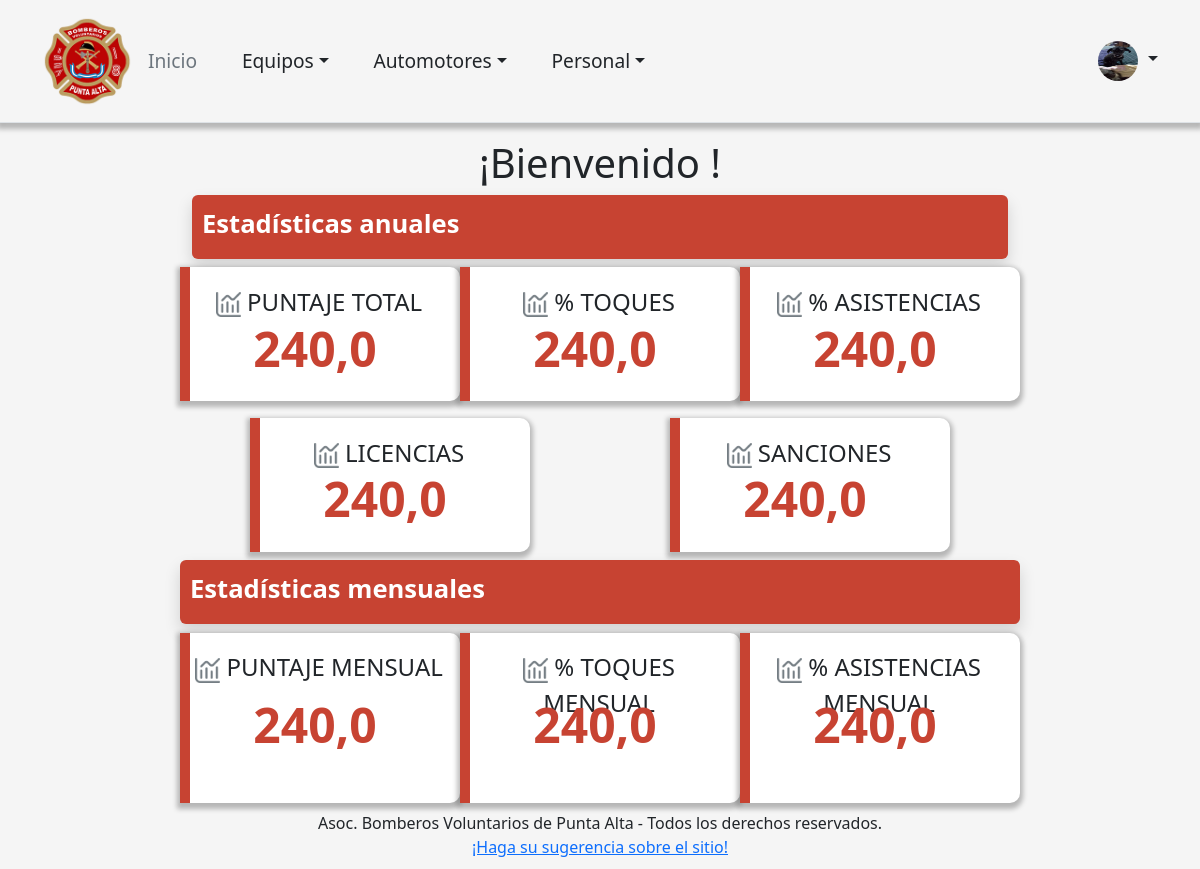
The app's page /inicio (signed in), older data.
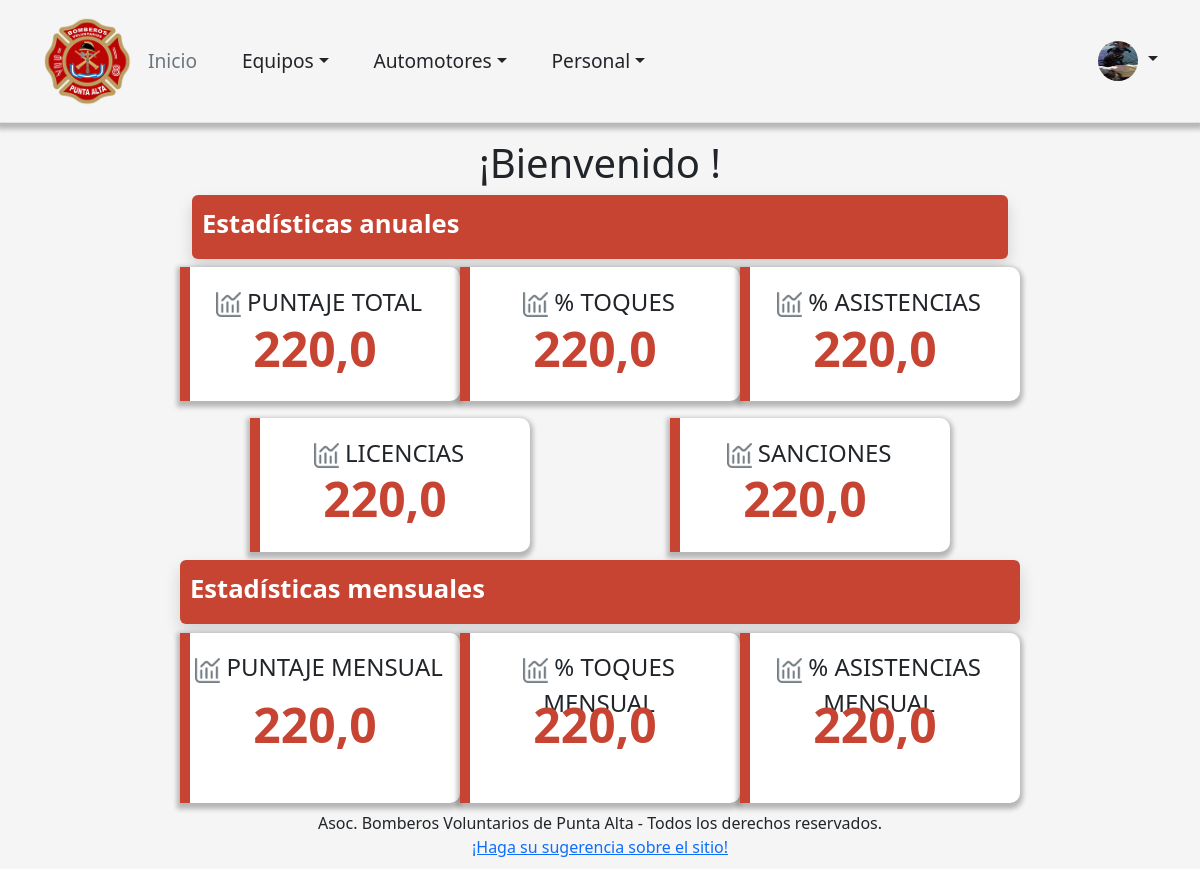
The same page, newer data.
### usuarios/models.py (models this page shows, shortened)
class Personal(AbstractBaseUser): #creo modelo de usuarios personalizado
    TIPOS_DE_SANGRE = [('O-', 'O NEGATIVO'), ('O+', 'O POSITIVO'), ('A-', 'A NEGATIVO'), ('A+', 'A POSITIVO'), ('B-', 'B NEGATIVO'), ('B+', 'B POSITIVO'), ('AB-', 'AB NEGATIVO'), ('AB+', 'AB POSITIVO')]
    SEXO = [('M', 'MASCULINO'),('F', 'FEMENINO'), ('O', 'OTRO')]
    ESTADO_CIVIL = [('S', 'SOLTERO'), ('C', 'CASADO'), ('D', 'DIVORCIADO'), ('V', 'VIUDO')]
    nombre = models.CharField(max_length=50)
    apellido = models.CharField(max_length=50)
    correo = models.EmailField(verbose_name='correo electrónico', max_length=100, unique=True, blank=True, null=True)
    documento = models.IntegerField(blank=True, null=True)
    fecha_nacimiento = models.DateField(blank=True, null=True)
    lugar_nacimiento = models.CharField(max_length=50, blank=True)
    sexo = models.CharField(max_length=9, choices= SEXO, blank=True)
    grupo_sanguineo = models.CharField(max_length=20, choices=TIPOS_DE_SANGRE, blank=True)
    foto_perfil = models.ImageField(upload_to=path_fotos, blank=True, null=True)
    estudios = models.FileField(upload_to=path_estudios, blank=True, null=True)
    JERARQUIAS = [(1, 'ASPIRANTE'), (2, 'BOMBERO'), (3, 'SUBOF. SUBAYUDANTE'), (4, 'SUBOF. AYUDANTE'), (5, 'SUBOF. AYUDANTE DE 1RA'), (6, 'SUBOF. AYUDANTE PRINCIPAL'),
    (7, 'SUBOF. AYUDANTE MAYOR'), (8, 'OF. 3ERO'), (9, 'OF. 2DO'), (10, 'OF. 1ERO'), (11, 'SUBCOMANDANTE'), (12, 'COMANDANTE'), (13, 'COMANDANTE MAYOR'), (14, 'COMANDANTE GENERAL') ]
    CUERPO = [('A', 'ACTIVO'), ('R', 'RESERVA'), ('I', 'INACTIVO'), ('O', 'OTRO')]
    SECCIONES = [('JE', 'JEFATURA'), ('EQ', 'EQUIPOS'), ('AU', 'AUTOMOTORES'), ('PE', 'PERSONAL'), ('OT', 'OTROS')]
    matricula = models.CharField(max_length=5, unique=True, primary_key=True)
    cuerpo = models.CharField(max_length=20, choices=CUERPO, blank=True)
    jerarquia = models.IntegerField(choices=JERARQUIAS, null=True)
    seccion = models.CharField(max_length=20, choices=SECCIONES, blank=True)
    fecha_alta = models.DateField(blank=True, null=True)
    active = models.BooleanField(('Activo'), default=True)
    staff = models.BooleanField(default=False)
    admin = models.BooleanField(default=False)
    objects = ManejadorUsuario()
    USERNAME_FIELD = 'matricula'
    REQUIRED_FIELDS = []
    class Meta:
        verbose_name = ('Miembro')
        verbose_name_plural = ('Miembros')
    @property
    def is_active(self):
        return self.active
    def get_full_name(self):
        return self.apellido + ' '+ self.nombre
    get_full_name.short_description = 'Nombre'
    def puntaje_toques_anual(self):
        from servicios.models import Servicios
        suma = 0
        for mes in range(1, datetime.now().month+1):
            try:
                suma += 20*self.personal.filter(tipo_convocatoria = 't', t_toque__month = mes).count()/Servicios.objects.filter(tipo_convocatoria = 't', t_toque__month = mes).count()
            except ZeroDivisionError:
                suma +=20.0
        return str(round(suma, 2))
    def puntaje_asistencias_anual(self):
        from servicios.models import Asistencias
        suma = 0
        for mes in range(1, datetime.now().month+1):
            try:
                suma += 14*self.personal_asistencia.filter(t_asistencia_inicio__month = mes, motivo = 'C').count()/Asistencias.objects.filter(t_asistencia_inicio__month = mes, motivo = 'C').count()
                suma += 6*self.personal_asistencia.filter(t_asistencia_inicio__month = mes).exclude(motivo = 'C').count()/Asistencias.objects.filter(t_asistencia_inicio__month = mes).exclude(motivo = 'C').count()
            except ZeroDivisionError:
                suma +=20.0
        return str(round(suma, 2))
    def puntaje_guardias_anual(self):
        qs = Puntajes.objects.filter(persona_id=self.matricula).all()
        puntaje_total = 0
        for objeto in range(qs.count()):
            puntaje_total += qs[objeto].guardias
        return puntaje_total
    def puntaje_oi_anual(self):
        qs = Puntajes.objects.filter(persona_id=self.matricula).all()
        puntaje_total = 0
        for objeto in range(qs.count()):
            puntaje_total += qs[objeto].orden_interno
        return puntaje_total
    def puntaje_total_anual(self):
        return (float(self.puntaje_asistencias_anual())+float(self.puntaje_guardias_anual())+float(self.puntaje_oi_anual())+float(self.puntaje_toques_anual()))

### usuarios/views.py (the view)
# urls.py: path('inicio', views.inicio, name="inicio"),
def inicio(request):
    if not request.user.is_authenticated:
        return redirect('login')
    return render(request, "usuarios/inicio.html")

### usuarios/templates/usuarios/inicio.html
{% extends "sistema/base.html" %}
{% load static %}
{% block content %}
<link rel="stylesheet" href="{% static 'usuarios/css/inicio.css' %}">
<div class="titulo">
    <h1>
        {% if user.is_authenticated %}
            {% if user.sexo == 'M' %}¡Bienvenido {{user.nombre}}!
            {% elif user.sexo == 'F' %}¡Bienvenida {{user.nombre}}!
            {% elif user.sexo == 'O' %}¡Bienvenide {{user.nombre}}!
            {% else %}
            ¡Bienvenido {{user.nombre}}!
            {% endif %}
        {% endif %}
    </h1>
</div>
<div class="container bootstrap snippets bootdey">
        <div class="divisor shadow rounded">Estad&iacutesticas anuales</div>
          <div class="row">
                <div class="col-md-6">
                    <div class="lateral"></div>
                    <div class="titulo-etiqueta">
                       <img src="{% static 'usuarios/img/grafico-histograma.png' %}" width="25px"> PUNTAJE TOTAL
                    </div>
                    <div class="numero red">
                        {{user.puntaje_total_anual}}
                    </div>
                </div>
                <div class="col-md-6">
                    <div class="lateral"></div>
                    <div class="titulo-etiqueta">
                       <img src="{% static 'usuarios/img/grafico-histograma.png' %}" width="25px"> &#37; TOQUES
                    </div>
                    <div class="numero red">
                        {{user.puntaje_total_anual}}
                    </div>
                </div>
                <div class="col-md-6">
                    <div class="lateral"></div>
                    <div class="titulo-etiqueta">
                       <img src="{% static 'usuarios/img/grafico-histograma.png' %}" width="25px"> &#37; ASISTENCIAS
                    </div>
                    <div class="numero red">
                        {{user.puntaje_total_anual}}
                    </div>
                </div>
                <div class="col-md-6">
                    <div class="lateral"></div>
                    <div class="titulo-etiqueta">
                       <img src="{% static 'usuarios/img/grafico-histograma.png' %}" width="25px"> LICENCIAS
                    </div>
                    <div class="numero red">
                        {{user.puntaje_total_anual}}
                    </div>
                </div>
                <div class="col-md-6">
                    <div class="lateral"></div>
                    <div class="titulo-etiqueta">
                       <img src="{% static 'usuarios/img/grafico-histograma.png' %}" width="25px"> SANCIONES
                    </div>
                    <div class="numero red">
                        {{user.puntaje_total_anual}}
                    </div>
                </div>
        <div class="divisor shadow rounded">Estad&iacutesticas mensuales</div>
                <div class="col-md-6">
                    <div class="lateral"></div>
                    <div class="titulo-etiqueta">
                    <img src="{% static 'usuarios/img/grafico-histograma.png' %}" width="25px"> PUNTAJE MENSUAL
                    </div>
                    <div class="numero red">
                        {{user.puntaje_total_anual}}
                    </div>
                </div>
                <div class="col-md-6">
                    <div class="lateral"></div>
                    <div class="titulo-etiqueta">
                       <img src="{% static 'usuarios/img/grafico-histograma.png' %}" width="25px"> &#37; TOQUES MENSUAL
                    </div>
                    <div class="numero red">
                        {{user.puntaje_total_anual}}
                    </div>
                </div>
                <div class="col-md-6">
                    <div class="lateral"></div>
                    <div class="titulo-etiqueta">
                       <img src="{% static 'usuarios/img/grafico-histograma.png' %}" width="25px"> &#37; ASISTENCIAS MENSUAL
                    </div>
                    <div class="numero red">
                        {{user.puntaje_total_anual}}
                    </div>
                </div>
          </div>
</div>
{% endblock %}

### sistema/templates/sistema/base.html (shortened to what this page needs)
<!DOCTYPE html>
{% load static %}
<html>
  <head>
    <link href="{% static 'sistema/css/bootstrap.min.css' %}" rel="stylesheet">
    <link rel="stylesheet" href="{% static 'sistema/css/estilo-login.css' %}">
    <link rel="stylesheet" href="{% static 'sistema/css/estilo-base.css' %}">
  </head>
  <body>
    <header class="p-3 mb-3 border-bottom">
        <div class="container">
          <div class="d-flex flex-wrap align-items-center justify-content-center justify-content-lg-start">
            <a href="{% url 'inicio' %}" class="d-flex align-items-center mb-2 mb-lg-0 text-dark text-decoration-none">
              <img class="bi me-2" width="90" height="90" src="{% static 'sistema/img/logo.png' %}" alt="Logo bomberos voluntarios">
            </a>
            <ul class="nav col-12 col-lg-auto me-lg-auto mb-2 justify-content-center mb-md-0">
              <li><a href="{% url 'inicio' %}" class="nav-link px-2 {% if request.path == '/inicio' %}link-secondary{% endif %} {% if request.path != '/inicio' %}link-dark{% endif %}">
                Inicio</a></li>
              <li><a href="#" class="nav-link px-2 {% if request.path == '/equipos/inventario' %}link-secondary{% endif %} {% if request.path != '/equipos/inventario' %}link-dark{% endif %} dropdown-toggle" role="button" id="dropdownMenuLink" data-bs-toggle="dropdown" aria-expanded="false">
                Equipos</a>
              </li>
              <li><a href="#" class="nav-link px-2 {% if request.path == '/automotores/parque-de-vehiculos' %}link-secondary{% endif %} {% if request.path != '/automotores/parque-de-vehiculos' %}link-dark{% endif %} dropdown-toggle" role="button" id="dropdownMenuLink" data-bs-toggle="dropdown" aria-expanded="false">
                Automotores</a>
              </li>
              <li><a href="#" class="nav-link px-2  {% if request.path != '/personal/documentacion' and request.path != '/personal/roperia' %}link-dark{% endif %} dropdown-toggle" role="button" id="dropdownMenuLink" data-bs-toggle="dropdown" aria-expanded="false">
                Personal</a>
              </li>
            </ul>
            <div class="dropdown text-end">
                <a href="#" class="d-block link-dark text-decoration-none dropdown-toggle" id="dropdownUser1" data-bs-toggle="dropdown" aria-expanded="false">
                  <img src="../../static/sistema/img/imagen-prueba.jpg" alt="imagen perfil" width="40" height="40" class="rounded-circle">
                </a>
            </div>
          </div>
        </div>
    </header>
    {% block content %} {% endblock %}
    {% block footer %}
    <footer>Asoc. Bomberos Voluntarios de Punta Alta - Todos los derechos reservados.<br>
      <a href='mailto:nahuelv77@gmail.com'>¡Haga su sugerencia sobre el sitio!</a>
    </footer>
    {% endblock %}
  </body>
</html>

### sistema/static/sistema/css/estilo-login.css (style rules this page uses)
html, body { height: 100%; }
body { display: flex; flex-direction: column; align-items: center; padding-top: 0; padding-bottom: 20px; background-color: #f5f5f5; min-height: 100vh; }
header { width: 100%; text-align: right; padding-right: 10px; padding-top: 10px; }
footer { width:fit-content; text-align: center; margin-top: auto; padding-bottom: 10px; }

### sistema/static/sistema/css/estilo-base.css (style rules this page uses)
.dropdown-toggle { outline: 0; }
.p-3 { font-size: 1.2em; background-color: #f5f5f5; }
header { margin: 0; padding: 0; }
.border-bottom { box-shadow: 0 3px 5px 3px rgba(0, 0, 0, 0.26) ; }
.nav-link { margin-right: 1.5em; }

### usuarios/static/usuarios/css/inicio.css (style rules this page uses)
.bootdey { width: 70%; }
.col-md-6 { background-color: white; margin: 1% auto; box-shadow: 0 3px 5px 3px rgba(0, 0, 0, 0.26); border-radius: 0 10px 10px 0; width: 280px; padding-left: 0; }
.red { color: #c74332; }
.titulo-etiqueta { height: 30%; width: 100%; font-size: 1.5em; font-weight: 300; text-align: center; padding-top: 0.7em; padding-left: 0; }
.numero { text-align: center; height: 70%; width: 100%; font-weight: bold; font-style: normal; font-variant: normal; font-stretch: normal; font-size: 3em; line-height: normal; text-align: center; padding: 3%; -webkit-appearance: none; background: none; vertical-align: middle; }
.lateral { float: left; background-color: #c74332; width: 10px; height: 100%; margin: 0; }
.divisor { background-color: #c74332; width: 100%; height: 2.5em; text-align: left; vertical-align: middle; padding: 10px; font-size: 1.6em; color: white; font-weight: 700; }

### sistema/templates/sistema/base.html (style rules this page uses)
.bi { vertical-align: -.125em; fill: currentColor; }

Row changes from the older to the newer data that the page shows:
changed Personal: puntaje_total_anual "240,0" → "220,0"
